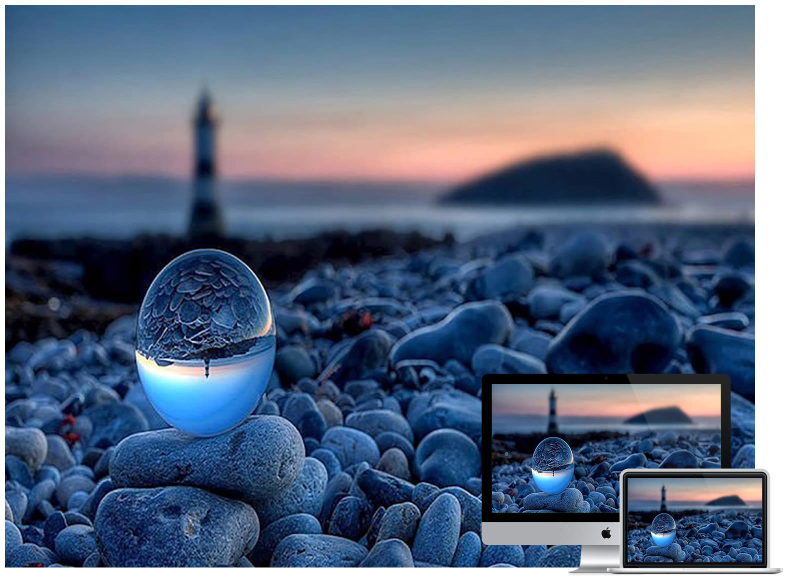
#> input picture assignment5/image3.jpg, 1576 x 1159 px (shown at 1/2 size)
$ python masking.py
#> lines starting #> are read from the running program, lines starting #| are printed output that depends on the picture; after the words box and inside, x2 and y2 are one past the last pixel; in counts of white or black regions, pixels touching at a corner belong together
import matplotlib.pyplot as plt
import cv2
import numpy as np

def main():
    img_path = './image3.jpg'
    image_rgb = plt.imread(img_path)
#> image_rgb is the input picture: shape (1159, 1576, 3); mean R, G, B 90.3, 104.9, 128.4
    w,h = image_rgb.shape[:2]
#> w = 1159; h = 1576
    print(w,h)
#| 1159 1576

    image_grayscale = cv2.cvtColor(image_rgb, cv2.COLOR_RGB2GRAY)
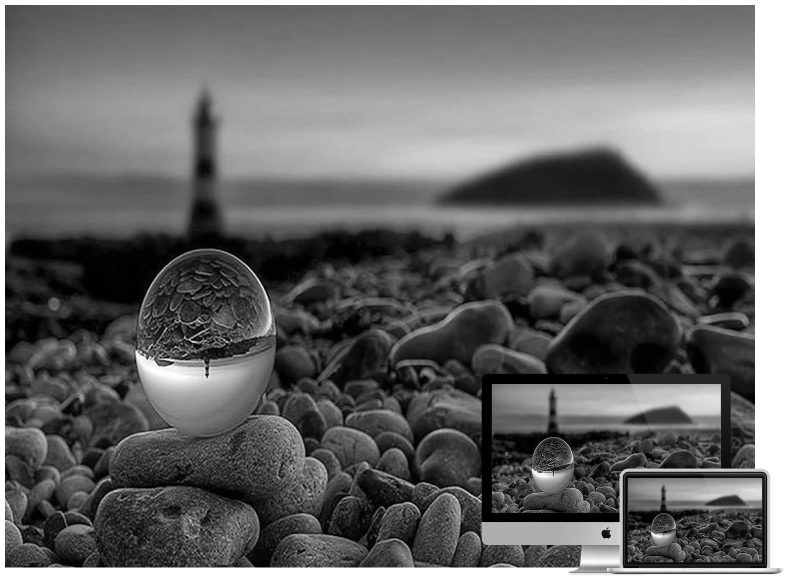
#> image_grayscale: shape (1159, 1576) (shown at 1/2 size); min 0, max 255, mean 103.2
    mask_shell = np.zeros((w,h), dtype = np.uint8)

    for i in range(300,900):
        for j in range(200,600):
            mask_shell[i][j] = 255

    outputImage = cv2.bitwise_and(image_grayscale, image_grayscale, mask = mask_shell)
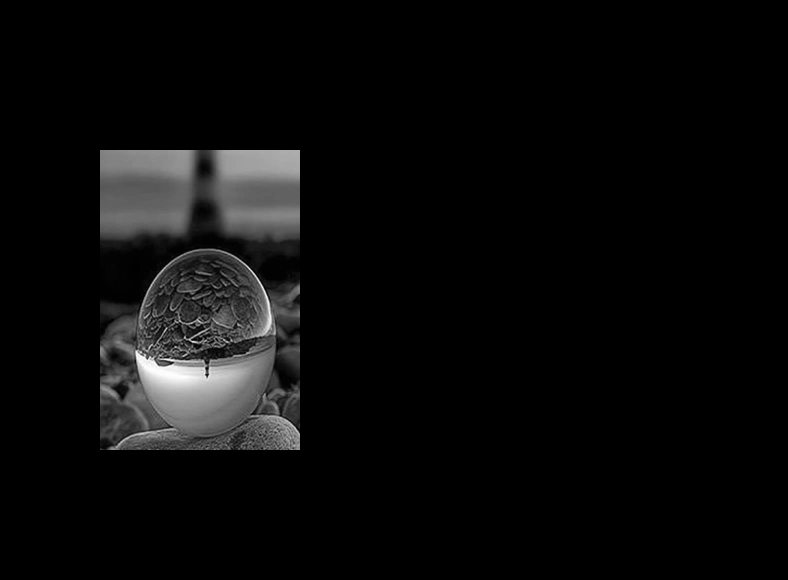
#> outputImage: shape (1159, 1576) (shown at 1/2 size); min 0, max 255, mean 10.8

    images = [image_rgb, image_grayscale, mask_shell, outputImage]
    titles = ['RGB','Grayscale', 'Mask Shell', 'Output Image']

    plot_img(images, titles)

def plot_img(image_set, title_set):
    n = len(image_set)
#> n = 4
    plt.figure(figsize = (20, 20))
    for i in range(n):
        img = image_set[i]
        ch = len(img.shape)

        plt.subplot( 4, 3, i + 1)
        if (ch == 3):
            plt.imshow(image_set[i])
        else:
            plt.imshow(image_set[i], cmap = 'gray')
        plt.title(title_set[i])
#> this loop made 4 passes
#> pass 3, in plot_img, `img = image_set[i]`:
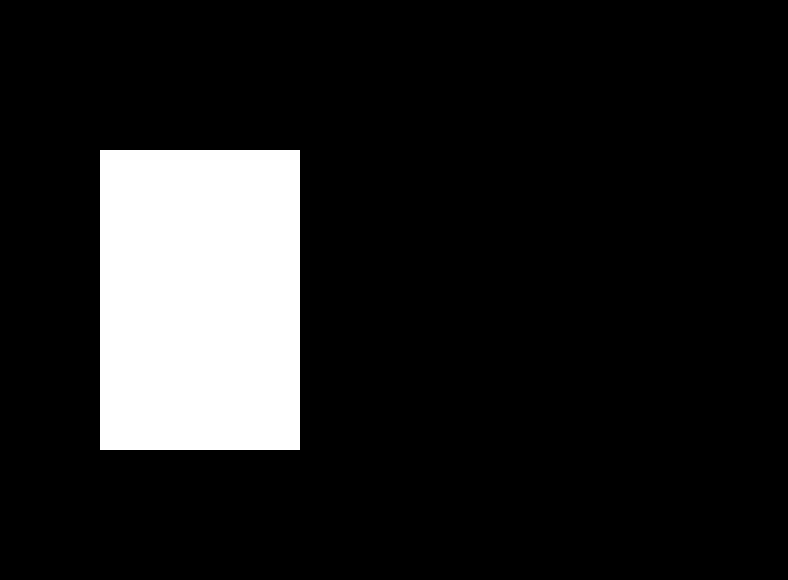
#> img: shape (1159, 1576) (shown at 1/2 size); 13.1% white; 1 white region, box (x1, y1, x2, y2) and area: (200, 300, 600, 900) 240000
    plt.savefig('./maskOut.jpg')
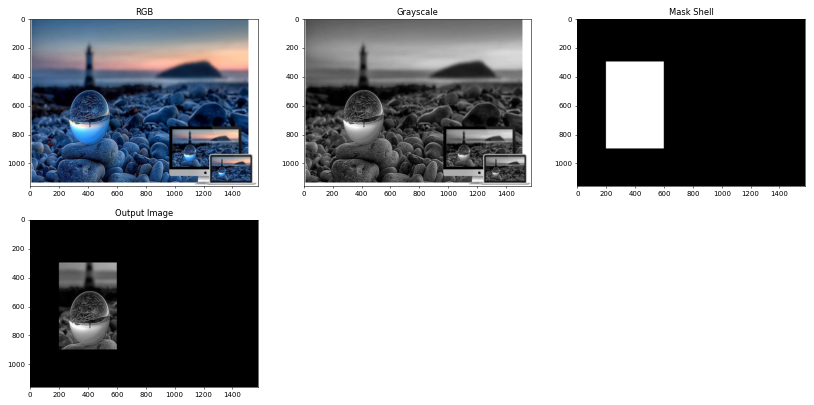
#> figure drawn by matplotlib, 4 panels
    # plt.show()


if __name__ == '__main__':
    main()

$ run again, with assignment5/RGB.jpg copied over assignment5/image3.jpg
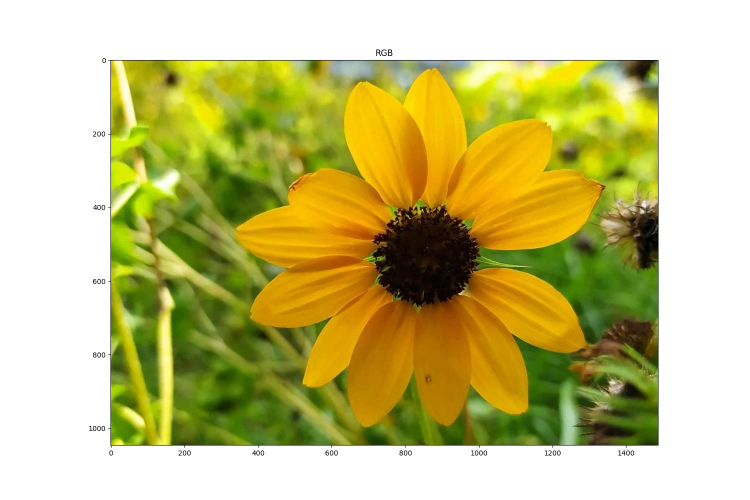
#> input picture assignment5/RGB.jpg, 1500 x 1000 px (shown at 1/2 size)
#> in main, image_rgb is the input picture: shape (1000, 1500, 3); mean R, G, B 197.3, 191.8, 124
#| 1000 1500
#> in main, `outputImage = cv2.bitwise_and(image_grayscale, image_grayscale, mask =..`:
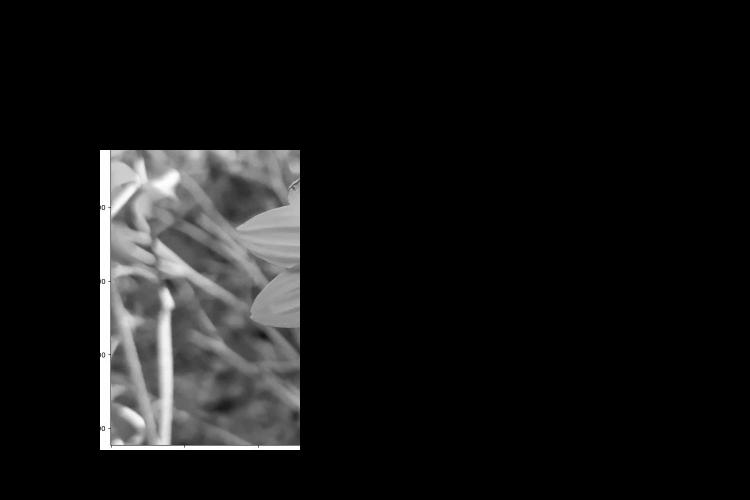
#> outputImage: shape (1000, 1500) (shown at 1/2 size); min 0, max 255, mean 21.3
#> n = 4
#> in plot_img, `plt.savefig('./maskOut.jpg')`:
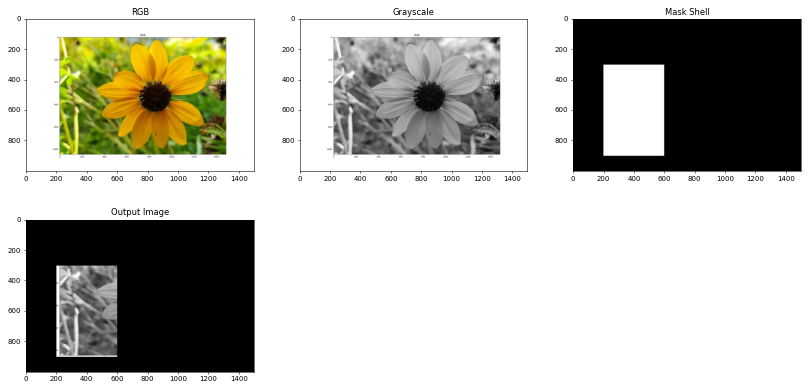
#> figure drawn by matplotlib, 4 panels

$ run again, with assignment5/Sliced 1.jpg copied over assignment5/image3.jpg
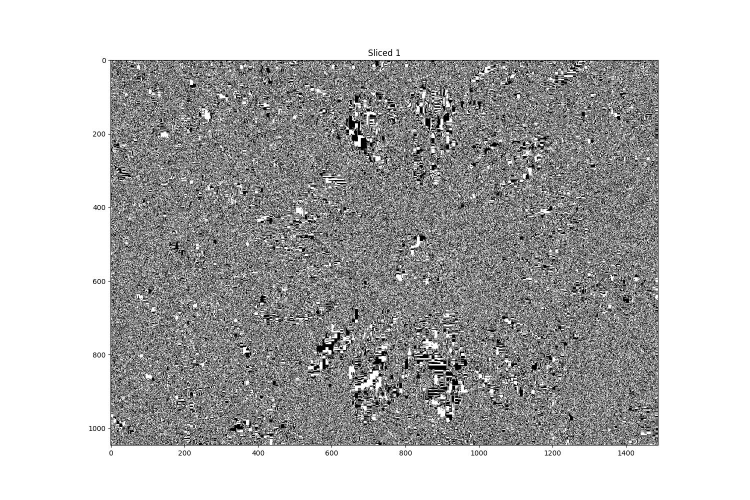
#> input picture assignment5/Sliced 1.jpg, 1500 x 1000 px (shown at 1/2 size)
#> in main, image_rgb is the input picture: shape (1000, 1500, 3); min 0, max 255, mean 182.4
#| 1000 1500
#> in main, `outputImage = cv2.bitwise_and(image_grayscale, image_grayscale, mask =..`:
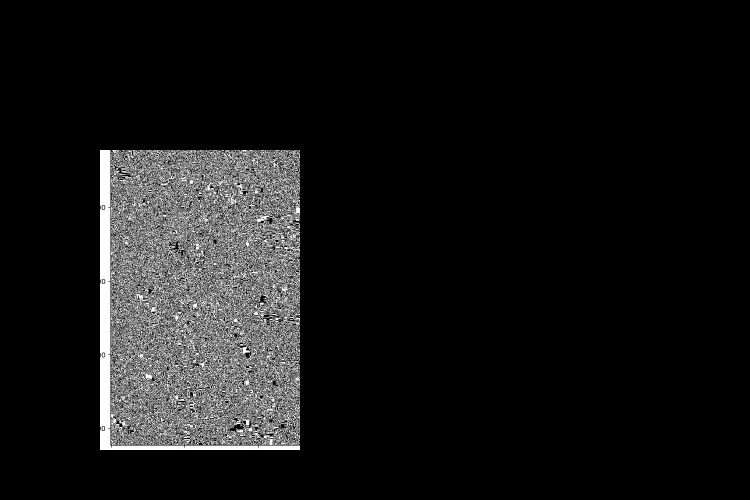
#> outputImage: shape (1000, 1500) (shown at 1/2 size); min 0, max 255, mean 21.7
#> n = 4
#> in plot_img, `plt.savefig('./maskOut.jpg')`:
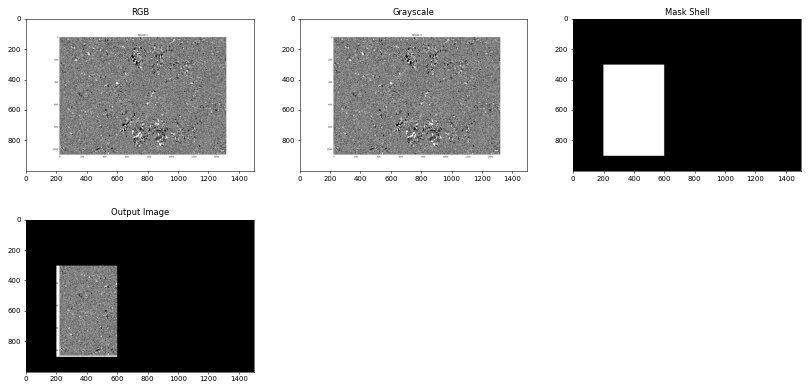
#> figure drawn by matplotlib, 4 panels
